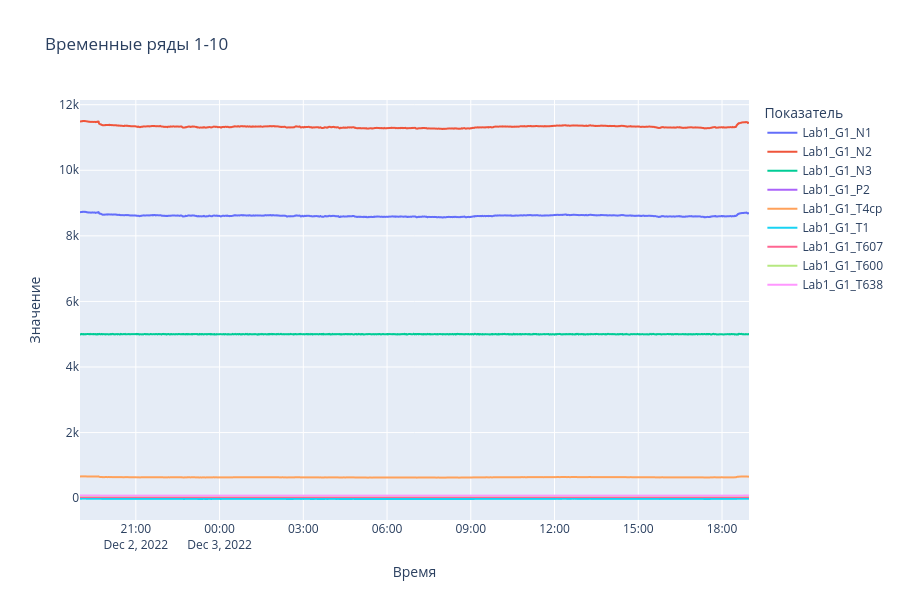
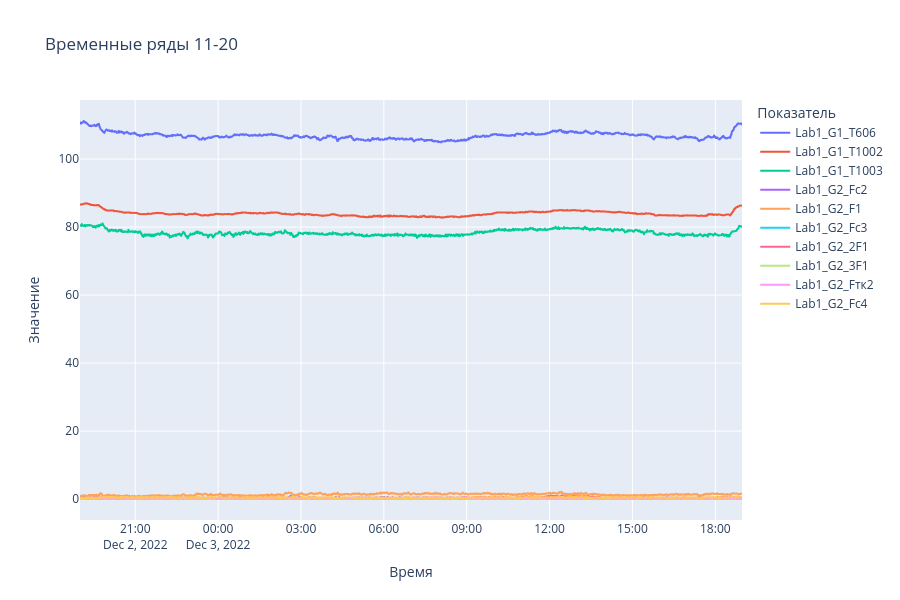
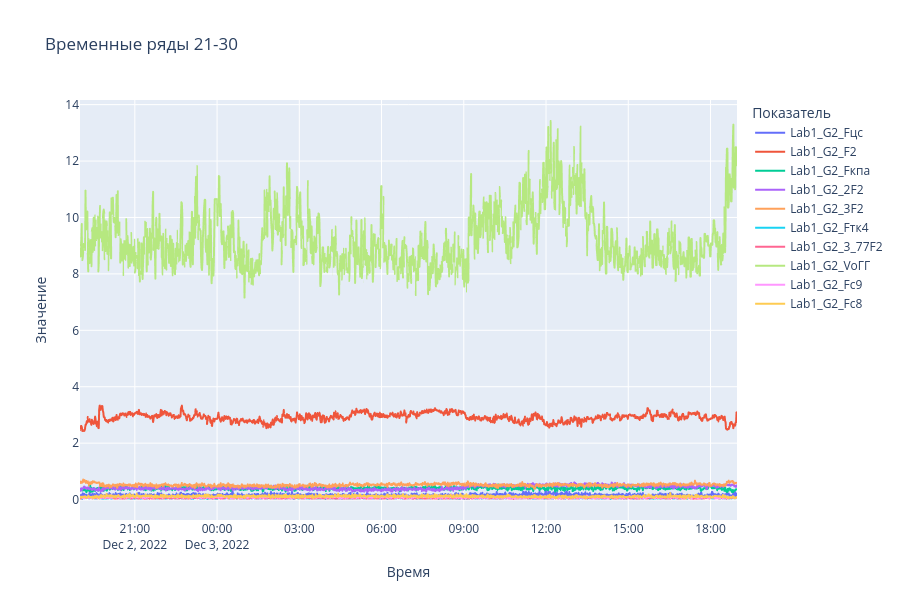
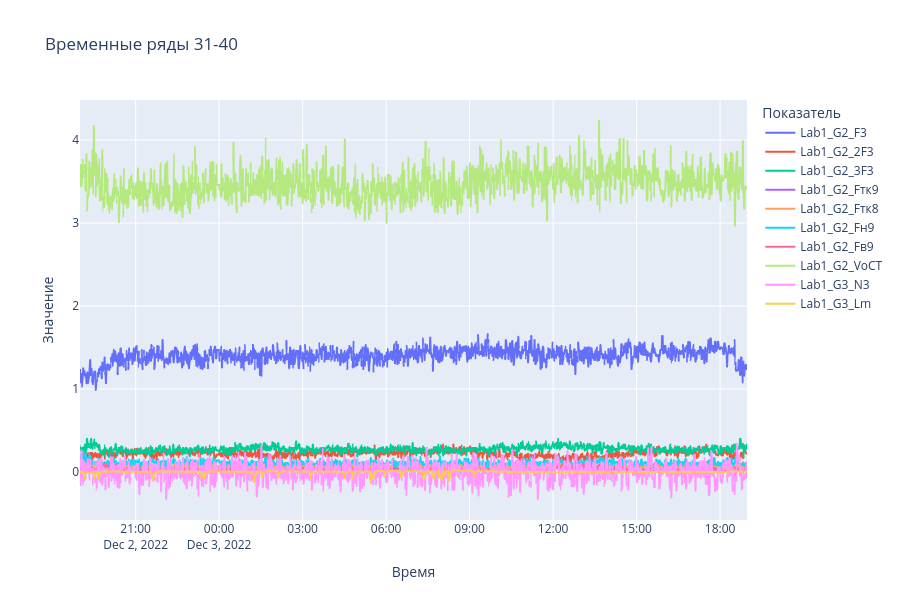

These figures' notebook cell, in order:
### Code cell
print(f"Найдем колонки где данные принимают только 1 значение.")
# Количество уникальных значений в каждой колонке
nunique = df.nunique(dropna=False)

# Колонки, где только одно уникальное значение
constant_cols = nunique[nunique == 1].index.tolist()

print(f"Константных колонок: {len(constant_cols)}")
constant_cols

df_for_visualization = df.drop(columns=constant_cols)

print(f"Было колонок: {df.shape[1]}")
print(f"Стало колонок: {df_for_visualization.shape[1]}")
print(f"Удалено константных колонок: {len(constant_cols)}")

visualization_cols = df_for_visualization.columns

batch_size = 10

for i in range(0, len(visualization_cols), batch_size):
    cols_batch = visualization_cols[i:i + batch_size]

    fig = px.line(
        df_for_visualization,
        x="TS",
        y=cols_batch,
        title=f"Временные ряды {i + 1}-{i + len(cols_batch)}",
    )

    fig.update_layout(
        height=600,
        xaxis_title="Время",
        yaxis_title="Значение",
        legend_title="Показатель",
    )

    fig.show()
    
constant_values = (
    df[constant_cols]
    .iloc[0]
    .reset_index()
)

constant_values.columns = ["column", "constant_value"]

constant_values_sorted = constant_values.sort_values(
    "constant_value",
    ascending=True
)

fig = px.bar(
    constant_values_sorted,
    x="column",
    y="constant_value",
    title="Константные признаки и их значения",
)

fig.update_layout(
    height=500,
    xaxis_title="Признак",
    yaxis_title="Постоянное значение",
    xaxis_tickangle=-45,
)

fig.show()

### Figure 1 — Plotly figure (JSON) as saved in the notebook; plotly's stock layout.template omitted (floating-point values rounded to 4 significant figures; data arrays with more than 128 entries replaced by an {"elided": "..."} marker saying what was removed)
{"data": [{"hovertemplate": "variable=Lab1_G1_N1<br>TS=%{x}<br>value=%{y}<extra></extra>", "legendgroup": "Lab1_G1_N1", "line": {"color": "#636efa", "dash": "solid"}, "marker": {"symbol": "circle"}, "mode": "lines", "name": "Lab1_G1_N1", "showlegend": true, "type": "scattergl", "x": {"elided": "1439 str values"}, "xaxis": "x", "y": {"elided": "1439 float values"}, "yaxis": "y"}, {"hovertemplate": "variable=Lab1_G1_N2<br>TS=%{x}<br>value=%{y}<extra></extra>", "legendgroup": "Lab1_G1_N2", "line": {"color": "#EF553B", "dash": "solid"}, "marker": {"symbol": "circle"}, "mode": "lines", "name": "Lab1_G1_N2", "showlegend": true, "type": "scattergl", "x": {"elided": "1439 str values"}, "xaxis": "x", "y": {"elided": "1439 float values"}, "yaxis": "y"}, {"hovertemplate": "variable=Lab1_G1_N3<br>TS=%{x}<br>value=%{y}<extra></extra>", "legendgroup": "Lab1_G1_N3", "line": {"color": "#00cc96", "dash": "solid"}, "marker": {"symbol": "circle"}, "mode": "lines", "name": "Lab1_G1_N3", "showlegend": true, "type": "scattergl", "x": {"elided": "1439 str values"}, "xaxis": "x", "y": {"elided": "1439 float values"}, "yaxis": "y"}, {"hovertemplate": "variable=Lab1_G1_P2<br>TS=%{x}<br>value=%{y}<extra></extra>", "legendgroup": "Lab1_G1_P2", "line": {"color": "#ab63fa", "dash": "solid"}, "marker": {"symbol": "circle"}, "mode": "lines", "name": "Lab1_G1_P2", "showlegend": true, "type": "scattergl", "x": {"elided": "1439 str values"}, "xaxis": "x", "y": {"elided": "1439 float values"}, "yaxis": "y"}, {"hovertemplate": "variable=Lab1_G1_T4ср<br>TS=%{x}<br>value=%{y}<extra></extra>", "legendgroup": "Lab1_G1_T4ср", "line": {"color": "#FFA15A", "dash": "solid"}, "marker": {"symbol": "circle"}, "mode": "lines", "name": "Lab1_G1_T4ср", "showlegend": true, "type": "scattergl", "x": {"elided": "1439 str values"}, "xaxis": "x", "y": {"elided": "1439 float values"}, "yaxis": "y"}, {"hovertemplate": "variable=Lab1_G1_T1<br>TS=%{x}<br>value=%{y}<extra></extra>", "legendgroup": "Lab1_G1_T1", "line": {"color": "#19d3f3", "dash": "solid"}, "marker": {"symbol": "circle"}, "mode": "lines", "name": "Lab1_G1_T1", "showlegend": true, "type": "scattergl", "x": {"elided": "1439 str values"}, "xaxis": "x", "y": {"elided": "1439 float values"}, "yaxis": "y"}, {"hovertemplate": "variable=Lab1_G1_T607<br>TS=%{x}<br>value=%{y}<extra></extra>", "legendgroup": "Lab1_G1_T607", "line": {"color": "#FF6692", "dash": "solid"}, "marker": {"symbol": "circle"}, "mode": "lines", "name": "Lab1_G1_T607", "showlegend": true, "type": "scattergl", "x": {"elided": "1439 str values"}, "xaxis": "x", "y": {"elided": "1439 float values"}, "yaxis": "y"}, {"hovertemplate": "variable=Lab1_G1_T600<br>TS=%{x}<br>value=%{y}<extra></extra>", "legendgroup": "Lab1_G1_T600", "line": {"color": "#B6E880", "dash": "solid"}, "marker": {"symbol": "circle"}, "mode": "lines", "name": "Lab1_G1_T600", "showlegend": true, "type": "scattergl", "x": {"elided": "1439 str values"}, "xaxis": "x", "y": {"elided": "1439 float values"}, "yaxis": "y"}, {"hovertemplate": "variable=Lab1_G1_T638<br>TS=%{x}<br>value=%{y}<extra></extra>", "legendgroup": "Lab1_G1_T638", "line": {"color": "#FF97FF", "dash": "solid"}, "marker": {"symbol": "circle"}, "mode": "lines", "name": "Lab1_G1_T638", "showlegend": true, "type": "scattergl", "x": {"elided": "1439 str values"}, "xaxis": "x", "y": {"elided": "1439 float values"}, "yaxis": "y"}], "layout": {"height": 600, "legend": {"title": {"text": "Показатель"}, "tracegroupgap": 0}, "title": {"text": "Временные ряды 1-10"}, "xaxis": {"anchor": "y", "domain": [0, 1], "title": {"text": "Время"}}, "yaxis": {"anchor": "x", "domain": [0, 1], "title": {"text": "Значение"}}}}

### Figure 2 — Plotly figure (JSON) as saved in the notebook; plotly's stock layout.template omitted (floating-point values rounded to 4 significant figures; data arrays with more than 128 entries replaced by an {"elided": "..."} marker saying what was removed)
{"data": [{"hovertemplate": "variable=Lab1_G1_T606<br>TS=%{x}<br>value=%{y}<extra></extra>", "legendgroup": "Lab1_G1_T606", "line": {"color": "#636efa", "dash": "solid"}, "marker": {"symbol": "circle"}, "mode": "lines", "name": "Lab1_G1_T606", "showlegend": true, "type": "scattergl", "x": {"elided": "1439 str values"}, "xaxis": "x", "y": {"elided": "1439 float values"}, "yaxis": "y"}, {"hovertemplate": "variable=Lab1_G1_T1002<br>TS=%{x}<br>value=%{y}<extra></extra>", "legendgroup": "Lab1_G1_T1002", "line": {"color": "#EF553B", "dash": "solid"}, "marker": {"symbol": "circle"}, "mode": "lines", "name": "Lab1_G1_T1002", "showlegend": true, "type": "scattergl", "x": {"elided": "1439 str values"}, "xaxis": "x", "y": {"elided": "1439 float values"}, "yaxis": "y"}, {"hovertemplate": "variable=Lab1_G1_T1003<br>TS=%{x}<br>value=%{y}<extra></extra>", "legendgroup": "Lab1_G1_T1003", "line": {"color": "#00cc96", "dash": "solid"}, "marker": {"symbol": "circle"}, "mode": "lines", "name": "Lab1_G1_T1003", "showlegend": true, "type": "scattergl", "x": {"elided": "1439 str values"}, "xaxis": "x", "y": {"elided": "1439 float values"}, "yaxis": "y"}, {"hovertemplate": "variable=Lab1_G2_Fc2<br>TS=%{x}<br>value=%{y}<extra></extra>", "legendgroup": "Lab1_G2_Fc2", "line": {"color": "#ab63fa", "dash": "solid"}, "marker": {"symbol": "circle"}, "mode": "lines", "name": "Lab1_G2_Fc2", "showlegend": true, "type": "scattergl", "x": {"elided": "1439 str values"}, "xaxis": "x", "y": {"elided": "1439 float values"}, "yaxis": "y"}, {"hovertemplate": "variable=Lab1_G2_F1<br>TS=%{x}<br>value=%{y}<extra></extra>", "legendgroup": "Lab1_G2_F1", "line": {"color": "#FFA15A", "dash": "solid"}, "marker": {"symbol": "circle"}, "mode": "lines", "name": "Lab1_G2_F1", "showlegend": true, "type": "scattergl", "x": {"elided": "1439 str values"}, "xaxis": "x", "y": {"elided": "1439 float values"}, "yaxis": "y"}, {"hovertemplate": "variable=Lab1_G2_Fc3<br>TS=%{x}<br>value=%{y}<extra></extra>", "legendgroup": "Lab1_G2_Fc3", "line": {"color": "#19d3f3", "dash": "solid"}, "marker": {"symbol": "circle"}, "mode": "lines", "name": "Lab1_G2_Fc3", "showlegend": true, "type": "scattergl", "x": {"elided": "1439 str values"}, "xaxis": "x", "y": {"elided": "1439 float values"}, "yaxis": "y"}, {"hovertemplate": "variable=Lab1_G2_2F1<br>TS=%{x}<br>value=%{y}<extra></extra>", "legendgroup": "Lab1_G2_2F1", "line": {"color": "#FF6692", "dash": "solid"}, "marker": {"symbol": "circle"}, "mode": "lines", "name": "Lab1_G2_2F1", "showlegend": true, "type": "scattergl", "x": {"elided": "1439 str values"}, "xaxis": "x", "y": {"elided": "1439 float values"}, "yaxis": "y"}, {"hovertemplate": "variable=Lab1_G2_3F1<br>TS=%{x}<br>value=%{y}<extra></extra>", "legendgroup": "Lab1_G2_3F1", "line": {"color": "#B6E880", "dash": "solid"}, "marker": {"symbol": "circle"}, "mode": "lines", "name": "Lab1_G2_3F1", "showlegend": true, "type": "scattergl", "x": {"elided": "1439 str values"}, "xaxis": "x", "y": {"elided": "1439 float values"}, "yaxis": "y"}, {"hovertemplate": "variable=Lab1_G2_Fтк2<br>TS=%{x}<br>value=%{y}<extra></extra>", "legendgroup": "Lab1_G2_Fтк2", "line": {"color": "#FF97FF", "dash": "solid"}, "marker": {"symbol": "circle"}, "mode": "lines", "name": "Lab1_G2_Fтк2", "showlegend": true, "type": "scattergl", "x": {"elided": "1439 str values"}, "xaxis": "x", "y": {"elided": "1439 float values"}, "yaxis": "y"}, {"hovertemplate": "variable=Lab1_G2_Fc4<br>TS=%{x}<br>value=%{y}<extra></extra>", "legendgroup": "Lab1_G2_Fc4", "line": {"color": "#FECB52", "dash": "solid"}, "marker": {"symbol": "circle"}, "mode": "lines", "name": "Lab1_G2_Fc4", "showlegend": true, "type": "scattergl", "x": {"elided": "1439 str values"}, "xaxis": "x", "y": {"elided": "1439 float values"}, "yaxis": "y"}], "layout": {"height": 600, "legend": {"title": {"text": "Показатель"}, "tracegroupgap": 0}, "title": {"text": "Временные ряды 11-20"}, "xaxis": {"anchor": "y", "domain": [0, 1], "title": {"text": "Время"}}, "yaxis": {"anchor": "x", "domain": [0, 1], "title": {"text": "Значение"}}}}

### Figure 3 — Plotly figure (JSON) as saved in the notebook; plotly's stock layout.template omitted (floating-point values rounded to 4 significant figures; data arrays with more than 128 entries replaced by an {"elided": "..."} marker saying what was removed)
{"data": [{"hovertemplate": "variable=Lab1_G2_Fцс<br>TS=%{x}<br>value=%{y}<extra></extra>", "legendgroup": "Lab1_G2_Fцс", "line": {"color": "#636efa", "dash": "solid"}, "marker": {"symbol": "circle"}, "mode": "lines", "name": "Lab1_G2_Fцс", "showlegend": true, "type": "scattergl", "x": {"elided": "1439 str values"}, "xaxis": "x", "y": {"elided": "1439 float values"}, "yaxis": "y"}, {"hovertemplate": "variable=Lab1_G2_F2<br>TS=%{x}<br>value=%{y}<extra></extra>", "legendgroup": "Lab1_G2_F2", "line": {"color": "#EF553B", "dash": "solid"}, "marker": {"symbol": "circle"}, "mode": "lines", "name": "Lab1_G2_F2", "showlegend": true, "type": "scattergl", "x": {"elided": "1439 str values"}, "xaxis": "x", "y": {"elided": "1439 float values"}, "yaxis": "y"}, {"hovertemplate": "variable=Lab1_G2_Fкпа<br>TS=%{x}<br>value=%{y}<extra></extra>", "legendgroup": "Lab1_G2_Fкпа", "line": {"color": "#00cc96", "dash": "solid"}, "marker": {"symbol": "circle"}, "mode": "lines", "name": "Lab1_G2_Fкпа", "showlegend": true, "type": "scattergl", "x": {"elided": "1439 str values"}, "xaxis": "x", "y": {"elided": "1439 float values"}, "yaxis": "y"}, {"hovertemplate": "variable=Lab1_G2_2F2<br>TS=%{x}<br>value=%{y}<extra></extra>", "legendgroup": "Lab1_G2_2F2", "line": {"color": "#ab63fa", "dash": "solid"}, "marker": {"symbol": "circle"}, "mode": "lines", "name": "Lab1_G2_2F2", "showlegend": true, "type": "scattergl", "x": {"elided": "1439 str values"}, "xaxis": "x", "y": {"elided": "1439 float values"}, "yaxis": "y"}, {"hovertemplate": "variable=Lab1_G2_3F2<br>TS=%{x}<br>value=%{y}<extra></extra>", "legendgroup": "Lab1_G2_3F2", "line": {"color": "#FFA15A", "dash": "solid"}, "marker": {"symbol": "circle"}, "mode": "lines", "name": "Lab1_G2_3F2", "showlegend": true, "type": "scattergl", "x": {"elided": "1439 str values"}, "xaxis": "x", "y": {"elided": "1439 float values"}, "yaxis": "y"}, {"hovertemplate": "variable=Lab1_G2_Fтк4<br>TS=%{x}<br>value=%{y}<extra></extra>", "legendgroup": "Lab1_G2_Fтк4", "line": {"color": "#19d3f3", "dash": "solid"}, "marker": {"symbol": "circle"}, "mode": "lines", "name": "Lab1_G2_Fтк4", "showlegend": true, "type": "scattergl", "x": {"elided": "1439 str values"}, "xaxis": "x", "y": {"elided": "1439 float values"}, "yaxis": "y"}, {"hovertemplate": "variable=Lab1_G2_3_77F2<br>TS=%{x}<br>value=%{y}<extra></extra>", "legendgroup": "Lab1_G2_3_77F2", "line": {"color": "#FF6692", "dash": "solid"}, "marker": {"symbol": "circle"}, "mode": "lines", "name": "Lab1_G2_3_77F2", "showlegend": true, "type": "scattergl", "x": {"elided": "1439 str values"}, "xaxis": "x", "y": {"elided": "1439 float values"}, "yaxis": "y"}, {"hovertemplate": "variable=Lab1_G2_VoГГ<br>TS=%{x}<br>value=%{y}<extra></extra>", "legendgroup": "Lab1_G2_VoГГ", "line": {"color": "#B6E880", "dash": "solid"}, "marker": {"symbol": "circle"}, "mode": "lines", "name": "Lab1_G2_VoГГ", "showlegend": true, "type": "scattergl", "x": {"elided": "1439 str values"}, "xaxis": "x", "y": {"elided": "1439 float values"}, "yaxis": "y"}, {"hovertemplate": "variable=Lab1_G2_Fc9<br>TS=%{x}<br>value=%{y}<extra></extra>", "legendgroup": "Lab1_G2_Fc9", "line": {"color": "#FF97FF", "dash": "solid"}, "marker": {"symbol": "circle"}, "mode": "lines", "name": "Lab1_G2_Fc9", "showlegend": true, "type": "scattergl", "x": {"elided": "1439 str values"}, "xaxis": "x", "y": {"elided": "1439 float values"}, "yaxis": "y"}, {"hovertemplate": "variable=Lab1_G2_Fс8<br>TS=%{x}<br>value=%{y}<extra></extra>", "legendgroup": "Lab1_G2_Fс8", "line": {"color": "#FECB52", "dash": "solid"}, "marker": {"symbol": "circle"}, "mode": "lines", "name": "Lab1_G2_Fс8", "showlegend": true, "type": "scattergl", "x": {"elided": "1439 str values"}, "xaxis": "x", "y": {"elided": "1439 float values"}, "yaxis": "y"}], "layout": {"height": 600, "legend": {"title": {"text": "Показатель"}, "tracegroupgap": 0}, "title": {"text": "Временные ряды 21-30"}, "xaxis": {"anchor": "y", "domain": [0, 1], "title": {"text": "Время"}}, "yaxis": {"anchor": "x", "domain": [0, 1], "title": {"text": "Значение"}}}}

### Figure 4 — Plotly figure (JSON) as saved in the notebook; plotly's stock layout.template omitted (floating-point values rounded to 4 significant figures; data arrays with more than 128 entries replaced by an {"elided": "..."} marker saying what was removed)
{"data": [{"hovertemplate": "variable=Lab1_G2_F3<br>TS=%{x}<br>value=%{y}<extra></extra>", "legendgroup": "Lab1_G2_F3", "line": {"color": "#636efa", "dash": "solid"}, "marker": {"symbol": "circle"}, "mode": "lines", "name": "Lab1_G2_F3", "showlegend": true, "type": "scattergl", "x": {"elided": "1439 str values"}, "xaxis": "x", "y": {"elided": "1439 float values"}, "yaxis": "y"}, {"hovertemplate": "variable=Lab1_G2_2F3<br>TS=%{x}<br>value=%{y}<extra></extra>", "legendgroup": "Lab1_G2_2F3", "line": {"color": "#EF553B", "dash": "solid"}, "marker": {"symbol": "circle"}, "mode": "lines", "name": "Lab1_G2_2F3", "showlegend": true, "type": "scattergl", "x": {"elided": "1439 str values"}, "xaxis": "x", "y": {"elided": "1439 float values"}, "yaxis": "y"}, {"hovertemplate": "variable=Lab1_G2_3F3<br>TS=%{x}<br>value=%{y}<extra></extra>", "legendgroup": "Lab1_G2_3F3", "line": {"color": "#00cc96", "dash": "solid"}, "marker": {"symbol": "circle"}, "mode": "lines", "name": "Lab1_G2_3F3", "showlegend": true, "type": "scattergl", "x": {"elided": "1439 str values"}, "xaxis": "x", "y": {"elided": "1439 float values"}, "yaxis": "y"}, {"hovertemplate": "variable=Lab1_G2_Fтк9<br>TS=%{x}<br>value=%{y}<extra></extra>", "legendgroup": "Lab1_G2_Fтк9", "line": {"color": "#ab63fa", "dash": "solid"}, "marker": {"symbol": "circle"}, "mode": "lines", "name": "Lab1_G2_Fтк9", "showlegend": true, "type": "scattergl", "x": {"elided": "1439 str values"}, "xaxis": "x", "y": {"elided": "1439 float values"}, "yaxis": "y"}, {"hovertemplate": "variable=Lab1_G2_Fтк8<br>TS=%{x}<br>value=%{y}<extra></extra>", "legendgroup": "Lab1_G2_Fтк8", "line": {"color": "#FFA15A", "dash": "solid"}, "marker": {"symbol": "circle"}, "mode": "lines", "name": "Lab1_G2_Fтк8", "showlegend": true, "type": "scattergl", "x": {"elided": "1439 str values"}, "xaxis": "x", "y": {"elided": "1439 float values"}, "yaxis": "y"}, {"hovertemplate": "variable=Lab1_G2_Fн9<br>TS=%{x}<br>value=%{y}<extra></extra>", "legendgroup": "Lab1_G2_Fн9", "line": {"color": "#19d3f3", "dash": "solid"}, "marker": {"symbol": "circle"}, "mode": "lines", "name": "Lab1_G2_Fн9", "showlegend": true, "type": "scattergl", "x": {"elided": "1439 str values"}, "xaxis": "x", "y": {"elided": "1439 float values"}, "yaxis": "y"}, {"hovertemplate": "variable=Lab1_G2_Fв9<br>TS=%{x}<br>value=%{y}<extra></extra>", "legendgroup": "Lab1_G2_Fв9", "line": {"color": "#FF6692", "dash": "solid"}, "marker": {"symbol": "circle"}, "mode": "lines", "name": "Lab1_G2_Fв9", "showlegend": true, "type": "scattergl", "x": {"elided": "1439 str values"}, "xaxis": "x", "y": {"elided": "1439 float values"}, "yaxis": "y"}, {"hovertemplate": "variable=Lab1_G2_VoСТ<br>TS=%{x}<br>value=%{y}<extra></extra>", "legendgroup": "Lab1_G2_VoСТ", "line": {"color": "#B6E880", "dash": "solid"}, "marker": {"symbol": "circle"}, "mode": "lines", "name": "Lab1_G2_VoСТ", "showlegend": true, "type": "scattergl", "x": {"elided": "1439 str values"}, "xaxis": "x", "y": {"elided": "1439 float values"}, "yaxis": "y"}, {"hovertemplate": "variable=Lab1_G3_N3<br>TS=%{x}<br>value=%{y}<extra></extra>", "legendgroup": "Lab1_G3_N3", "line": {"color": "#FF97FF", "dash": "solid"}, "marker": {"symbol": "circle"}, "mode": "lines", "name": "Lab1_G3_N3", "showlegend": true, "type": "scattergl", "x": {"elided": "1439 str values"}, "xaxis": "x", "y": {"elided": "1439 float values"}, "yaxis": "y"}, {"hovertemplate": "variable=Lab1_G3_Lm<br>TS=%{x}<br>value=%{y}<extra></extra>", "legendgroup": "Lab1_G3_Lm", "line": {"color": "#FECB52", "dash": "solid"}, "marker": {"symbol": "circle"}, "mode": "lines", "name": "Lab1_G3_Lm", "showlegend": true, "type": "scattergl", "x": {"elided": "1439 str values"}, "xaxis": "x", "y": {"elided": "1439 float values"}, "yaxis": "y"}], "layout": {"height": 600, "legend": {"title": {"text": "Показатель"}, "tracegroupgap": 0}, "title": {"text": "Временные ряды 31-40"}, "xaxis": {"anchor": "y", "domain": [0, 1], "title": {"text": "Время"}}, "yaxis": {"anchor": "x", "domain": [0, 1], "title": {"text": "Значение"}}}}
